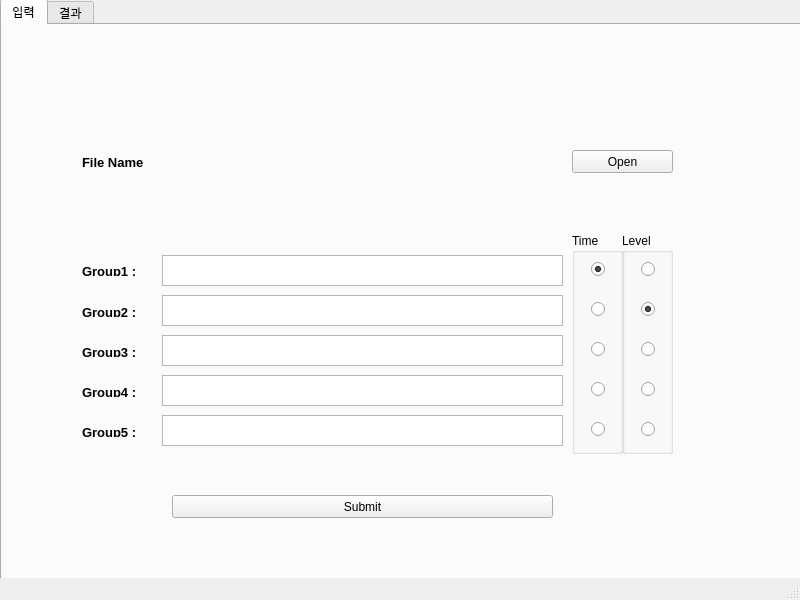
<?xml version="1.0" encoding="UTF-8"?>
<ui version="4.0">
    <class>MainWindow</class>
    <widget class="QMainWindow" name="MainWindow">
        <property name="geometry">
            <rect>
                <x>0</x>
                <y>0</y>
                <width>800</width>
                <height>600</height>
            </rect>
        </property>
        <property name="windowTitle">
            <string>MainWindow</string>
        </property>
        <widget class="QWidget" name="centralwidget">
            <widget class="QTabWidget" name="tabWidget">
                <property name="geometry">
                    <rect>
                        <x>0</x>
                        <y>-1</y>
                        <width>801</width>
                        <height>581</height>
                    </rect>
                </property>
                <property name="currentIndex">
                    <number>0</number>
                </property>
                <widget class="QWidget" name="tab">
                    <attribute name="title">
                        <string>입력</string>
                    </attribute>
                    <widget class="QTextEdit" name="group1_input">
                        <property name="geometry">
                            <rect>
                                <x>160</x>
                                <y>230</y>
                                <width>401</width>
                                <height>31</height>
                            </rect>
                        </property>
                    </widget>
                    <widget class="QTextEdit" name="group2_input">
                        <property name="geometry">
                            <rect>
                                <x>160</x>
                                <y>270</y>
                                <width>401</width>
                                <height>31</height>
                            </rect>
                        </property>
                    </widget>
                    <widget class="QTextEdit" name="group3_input">
                        <property name="geometry">
                            <rect>
                                <x>160</x>
                                <y>310</y>
                                <width>401</width>
                                <height>31</height>
                            </rect>
                        </property>
                    </widget>
                    <widget class="QTextEdit" name="group4_input">
                        <property name="geometry">
                            <rect>
                                <x>160</x>
                                <y>350</y>
                                <width>401</width>
                                <height>31</height>
                            </rect>
                        </property>
                    </widget>
                    <widget class="QTextEdit" name="group5_input">
                        <property name="geometry">
                            <rect>
                                <x>160</x>
                                <y>390</y>
                                <width>401</width>
                                <height>31</height>
                            </rect>
                        </property>
                    </widget>
                    <widget class="QLabel" name="label_1">
                        <property name="geometry">
                            <rect>
                                <x>80</x>
                                <y>239</y>
                                <width>56</width>
                                <height>12</height>
                            </rect>
                        </property>
                        <property name="text">
                            <string>&lt;html&gt;&lt;head/&gt;&lt;body&gt;&lt;p&gt;&lt;span style=&quot; font-size:10pt;
                                font-weight:600;&quot;&gt;Group1 :&lt;/span&gt;&lt;/p&gt;&lt;/body&gt;&lt;/html&gt;
                            </string>
                        </property>
                    </widget>
                    <widget class="QLabel" name="label_2">
                        <property name="geometry">
                            <rect>
                                <x>80</x>
                                <y>280</y>
                                <width>56</width>
                                <height>12</height>
                            </rect>
                        </property>
                        <property name="text">
                            <string>&lt;html&gt;&lt;head/&gt;&lt;body&gt;&lt;p&gt;&lt;span style=&quot; font-size:10pt;
                                font-weight:600;&quot;&gt;Group2 :&lt;/span&gt;&lt;/p&gt;&lt;/body&gt;&lt;/html&gt;
                            </string>
                        </property>
                    </widget>
                    <widget class="QLabel" name="label_3">
                        <property name="geometry">
                            <rect>
                                <x>80</x>
                                <y>320</y>
                                <width>56</width>
                                <height>12</height>
                            </rect>
                        </property>
                        <property name="text">
                            <string>&lt;html&gt;&lt;head/&gt;&lt;body&gt;&lt;p&gt;&lt;span style=&quot; font-size:10pt;
                                font-weight:600;&quot;&gt;Group3 :&lt;/span&gt;&lt;/p&gt;&lt;/body&gt;&lt;/html&gt;
                            </string>
                        </property>
                    </widget>
                    <widget class="QLabel" name="label_4">
                        <property name="geometry">
                            <rect>
                                <x>80</x>
                                <y>360</y>
                                <width>56</width>
                                <height>12</height>
                            </rect>
                        </property>
                        <property name="text">
                            <string>&lt;html&gt;&lt;head/&gt;&lt;body&gt;&lt;p&gt;&lt;span style=&quot; font-size:10pt;
                                font-weight:600;&quot;&gt;Group4 :&lt;/span&gt;&lt;/p&gt;&lt;/body&gt;&lt;/html&gt;
                            </string>
                        </property>
                    </widget>
                    <widget class="QLabel" name="label_5">
                        <property name="geometry">
                            <rect>
                                <x>80</x>
                                <y>400</y>
                                <width>56</width>
                                <height>12</height>
                            </rect>
                        </property>
                        <property name="text">
                            <string>&lt;html&gt;&lt;head/&gt;&lt;body&gt;&lt;p&gt;&lt;span style=&quot; font-size:10pt;
                                font-weight:600;&quot;&gt;Group5 :&lt;/span&gt;&lt;/p&gt;&lt;/body&gt;&lt;/html&gt;
                            </string>
                        </property>
                    </widget>
                    <widget class="QPushButton" name="open_btn">
                        <property name="geometry">
                            <rect>
                                <x>570</x>
                                <y>125</y>
                                <width>101</width>
                                <height>23</height>
                            </rect>
                        </property>
                        <property name="text">
                            <string>Open</string>
                        </property>
                    </widget>
                    <widget class="QLabel" name="label_file_name">
                        <property name="geometry">
                            <rect>
                                <x>162</x>
                                <y>130</y>
                                <width>400</width>
                                <height>12</height>
                            </rect>
                        </property>
                        <property name="text">
                            <string/>
                        </property>
                    </widget>
                    <widget class="QLabel" name="label_0">
                        <property name="geometry">
                            <rect>
                                <x>80</x>
                                <y>130</y>
                                <width>71</width>
                                <height>16</height>
                            </rect>
                        </property>
                        <property name="text">
                            <string>&lt;html&gt;&lt;head/&gt;&lt;body&gt;&lt;p&gt;&lt;span style=&quot; font-size:10pt;
                                font-weight:600;&quot;&gt;File Name&lt;/span&gt;&lt;/p&gt;&lt;/body&gt;&lt;/html&gt;
                            </string>
                        </property>
                    </widget>
                    <widget class="QGroupBox" name="groupBox_time">
                        <property name="geometry">
                            <rect>
                                <x>570</x>
                                <y>208</y>
                                <width>51</width>
                                <height>221</height>
                            </rect>
                        </property>
                        <property name="title">
                            <string>Time</string>
                        </property>
                        <widget class="QRadioButton" name="time_group1">
                            <property name="geometry">
                                <rect>
                                    <x>19</x>
                                    <y>28</y>
                                    <width>16</width>
                                    <height>16</height>
                                </rect>
                            </property>
                            <property name="text">
                                <string/>
                            </property>
                            <property name="checked">
                                <bool>true</bool>
                            </property>
                        </widget>
                        <widget class="QRadioButton" name="time_group2">
                            <property name="geometry">
                                <rect>
                                    <x>19</x>
                                    <y>68</y>
                                    <width>16</width>
                                    <height>16</height>
                                </rect>
                            </property>
                            <property name="text">
                                <string/>
                            </property>
                        </widget>
                        <widget class="QRadioButton" name="time_group3">
                            <property name="geometry">
                                <rect>
                                    <x>19</x>
                                    <y>108</y>
                                    <width>16</width>
                                    <height>16</height>
                                </rect>
                            </property>
                            <property name="text">
                                <string/>
                            </property>
                        </widget>
                        <widget class="QRadioButton" name="time_group4">
                            <property name="geometry">
                                <rect>
                                    <x>19</x>
                                    <y>148</y>
                                    <width>16</width>
                                    <height>16</height>
                                </rect>
                            </property>
                            <property name="text">
                                <string/>
                            </property>
                        </widget>
                        <widget class="QRadioButton" name="time_group5">
                            <property name="geometry">
                                <rect>
                                    <x>19</x>
                                    <y>188</y>
                                    <width>16</width>
                                    <height>16</height>
                                </rect>
                            </property>
                            <property name="text">
                                <string/>
                            </property>
                        </widget>
                    </widget>
                    <widget class="QGroupBox" name="groupBox_time_2">
                        <property name="geometry">
                            <rect>
                                <x>620</x>
                                <y>208</y>
                                <width>51</width>
                                <height>221</height>
                            </rect>
                        </property>
                        <property name="title">
                            <string>Level</string>
                        </property>
                        <widget class="QRadioButton" name="level_group1">
                            <property name="geometry">
                                <rect>
                                    <x>19</x>
                                    <y>28</y>
                                    <width>16</width>
                                    <height>16</height>
                                </rect>
                            </property>
                            <property name="text">
                                <string/>
                            </property>
                        </widget>
                        <widget class="QRadioButton" name="level_group2">
                            <property name="geometry">
                                <rect>
                                    <x>19</x>
                                    <y>68</y>
                                    <width>16</width>
                                    <height>16</height>
                                </rect>
                            </property>
                            <property name="text">
                                <string/>
                            </property>
                            <property name="checked">
                                <bool>true</bool>
                            </property>
                        </widget>
                        <widget class="QRadioButton" name="level_group3">
                            <property name="geometry">
                                <rect>
                                    <x>19</x>
                                    <y>108</y>
                                    <width>16</width>
                                    <height>16</height>
                                </rect>
                            </property>
                            <property name="text">
                                <string/>
                            </property>
                        </widget>
                        <widget class="QRadioButton" name="level_group4">
                            <property name="geometry">
                                <rect>
                                    <x>19</x>
                                    <y>148</y>
                                    <width>16</width>
                                    <height>16</height>
                                </rect>
                            </property>
                            <property name="text">
                                <string/>
                            </property>
                        </widget>
                        <widget class="QRadioButton" name="level_group5">
                            <property name="geometry">
                                <rect>
                                    <x>19</x>
                                    <y>188</y>
                                    <width>16</width>
                                    <height>16</height>
                                </rect>
                            </property>
                            <property name="text">
                                <string/>
                            </property>
                        </widget>
                    </widget>
                    <widget class="QPushButton" name="submit_btn">
                        <property name="geometry">
                            <rect>
                                <x>170</x>
                                <y>470</y>
                                <width>381</width>
                                <height>23</height>
                            </rect>
                        </property>
                        <property name="text">
                            <string>Submit</string>
                        </property>
                    </widget>
                </widget>
                <widget class="QWidget" name="tab_2">
                    <attribute name="title">
                        <string>결과</string>
                    </attribute>
                    <widget class="QTableWidget" name="tableWidget">
                        <property name="geometry">
                            <rect>
                                <x>0</x>
                                <y>0</y>
                                <width>801</width>
                                <height>541</height>
                            </rect>
                        </property>
                    </widget>
                </widget>
            </widget>
        </widget>
        <widget class="QMenuBar" name="menubar">
            <property name="geometry">
                <rect>
                    <x>0</x>
                    <y>0</y>
                    <width>800</width>
                    <height>21</height>
                </rect>
            </property>
        </widget>
        <widget class="QStatusBar" name="statusbar"/>
    </widget>
    <resources/>
    <connections/>
</ui>
